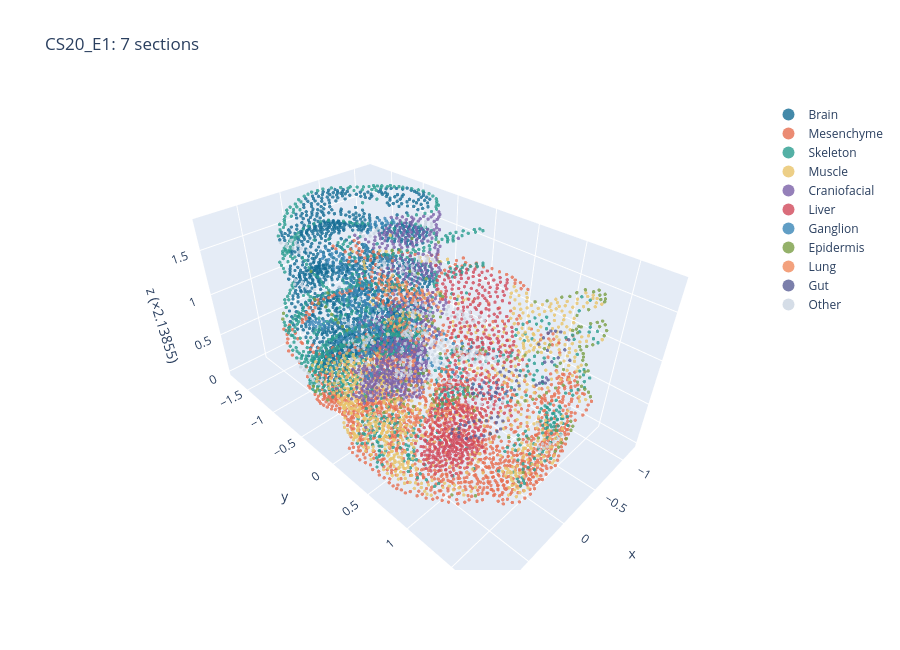

Notebook cell for this chart:
### Markdown cell above
## The stack in 3D

The stack holds every point of every section, with (x, y) in the frame of the reference section and z from the gaps. Each coupling of neighbouring sections is kept as sparse *displacement pairs*: the peak partner of every row and of every column, weighted by its mass. These pairs connect the sections. Virtual sections are cut along them, and MGW's 3D kNN graph uses them as edges between sections.

### Code cell
offsets = np.r_[0, np.cumsum([stack_red[s].n_obs for s in stack_names])]
ST = dict(
    names=stack_names, z=z_sec,
    section=np.concatenate([[s] * stack_red[s].n_obs for s in stack_names]),
    xyz=np.vstack([np.c_[reg_xy[k], np.full(len(reg_xy[k]), z_sec[k])] for k in range(n_sec)]),
    labels=np.concatenate([stack_red[s].obs["label_h"].to_numpy(str) for s in stack_names]),
    emb={"X_feat": np.vstack(feats)},
    pairs=[s3.displacement_pairs(couplings[k], offsets[k], offsets[k + 1]) for k in range(n_sec - 1)],
)
c, u, v = s3.principal_axes(ST["xyz"][:, :2])
ST["frame"] = dict(centre=c, u=u, v=v)
PALETTE = cs.class_palette(ST["labels"])
# stretch z for display when the stack is thin compared with a section (at most 4x)
z_stretch = float(np.clip(0.5 * np.ptp(ST["xyz"][:, :2], axis=0).max() / max(np.ptp(z_sec), 1e-12), 1, 4))
plot_stack_3d(ST, PALETTE, title=f"{emb_name(STACK_EMB)}: {n_sec} sections", z_stretch=z_stretch)

### Figure 1 — Plotly figure (JSON) as saved in the notebook; plotly's stock layout.template omitted (floating-point values rounded to 4 significant figures; data arrays with more than 128 entries replaced by an {"elided": "..."} marker saying what was removed)
{"data": [{"marker": {"color": "#146C94", "opacity": 0.8, "size": 2}, "mode": "markers", "name": "Brain", "type": "scatter3d", "x": {"elided": "1528 float values"}, "y": {"elided": "1528 float values"}, "z": {"elided": "1528 float values"}}, {"marker": {"color": "#E76F51", "opacity": 0.8, "size": 2}, "mode": "markers", "name": "Mesenchyme", "type": "scatter3d", "x": {"elided": "1518 float values"}, "y": {"elided": "1518 float values"}, "z": {"elided": "1518 float values"}}, {"marker": {"color": "#2A9D8F", "opacity": 0.8, "size": 2}, "mode": "markers", "name": "Skeleton", "type": "scatter3d", "x": {"elided": "1019 float values"}, "y": {"elided": "1019 float values"}, "z": {"elided": "1019 float values"}}, {"marker": {"color": "#E9C46A", "opacity": 0.8, "size": 2}, "mode": "markers", "name": "Muscle", "type": "scatter3d", "x": {"elided": "814 float values"}, "y": {"elided": "814 float values"}, "z": {"elided": "814 float values"}}, {"marker": {"color": "#7B61A8", "opacity": 0.8, "size": 2}, "mode": "markers", "name": "Craniofacial", "type": "scatter3d", "x": {"elided": "651 float values"}, "y": {"elided": "651 float values"}, "z": {"elided": "651 float values"}}, {"marker": {"color": "#D1495B", "opacity": 0.8, "size": 2}, "mode": "markers", "name": "Liver", "type": "scatter3d", "x": {"elided": "622 float values"}, "y": {"elided": "622 float values"}, "z": {"elided": "622 float values"}}, {"marker": {"color": "#3A86B7", "opacity": 0.8, "size": 2}, "mode": "markers", "name": "Ganglion", "type": "scatter3d", "x": {"elided": "234 float values"}, "y": {"elided": "234 float values"}, "z": {"elided": "234 float values"}}, {"marker": {"color": "#7A9E45", "opacity": 0.8, "size": 2}, "mode": "markers", "name": "Epidermis", "type": "scatter3d", "x": {"elided": "163 float values"}, "y": {"elided": "163 float values"}, "z": {"elided": "163 float values"}}, {"marker": {"color": "#F08A5D", "opacity": 0.8, "size": 2}, "mode": "markers", "name": "Lung", "type": "scatter3d", "x": [0.5524, 0.5098, 0.5343, 0.4644, 0.5726, 0.4489, 0.5099, 0.4209, 0.5101, 0.5415, 0.4861, 0.4656, 0.4921, 0.5118, 0.5623, 0.5444, 0.384, 0.5104, 0.3763, 0.3394, 0.4238, 0.3671, 0.4923, 0.3867, 0.4016, 0.285, 0.283, 0.5427, 0.5235, 0.3168, 0.4561, 0.5416, 0.4526, 0.3718, 0.45, 0.462, 0.4196, 0.5039, 0.3142, 0.4659, 0.4547, 0.4367, 0.454, 0.3561, 0.5149, 0.2946, 0.3591, 0.4828, 0.4077, 0.3552, 0.2905, 0.4055, 0.4291, 0.3465, 0.4052, 0.3119, 0.3789, 0.3428, 0.4677, 0.4677, 0.519, 0.5091, 0.2478, 0.3916, 0.4701, 0.3512, 0.2789, 0.4009, 0.4194, 0.4609, 0.4601, 0.3865, 0.4069, 0.5038, 0.4237, 0.2954, 0.3199, 0.4575, 0.3514, 0.4819, 0.342, 0.5512, 0.2752, 0.3708, 0.539, 0.4679, 0.3432, 0.4053, 0.3628, 0.5452, 0.4876, 0.4552, 0.4508, 0.3592, 0.3701, 0.4163, 0.4289, 0.3492, 0.3689, 0.3466, 0.4173, 0.5492, 0.419, 0.4685, 0.4854, 0.3866, 0.4451, 0.4234, 0.4854, 0.3011, 0.2865, 0.3909, 0.3801, 0.4129, 0.3883, 0.4618, 0.4954, 0.3637, 0.4982, 0.5244], "y": [0.6019, 0.6737, 0.5571, 0.4253, 0.494, 0.6506, 0.718, 0.3665, 0.4769, 0.6512, 0.5962, 0.5014, 0.5794, 0.6434, 0.5237, 0.6854, 0.5107, 0.8043, 0.3563, 0.4388, 0.7837, 0.7611, 0.694, 0.2822, 0.427, 0.3319, 0.3965, 0.5937, 0.7434, 0.5079, 0.7402, 0.4713, 0.4588, 0.6847, 0.6203, 0.8335, 0.6599, 0.5287, 0.7095, 0.3932, 0.3368, 0.5523, 0.7825, 0.4136, 0.5046, 0.6428, 0.6905, 0.7078, 0.6149, 0.4836, 0.7068, 0.4494, 0.5033, 0.7618, 0.3937, 0.5202, 0.827, 0.577, 0.3142, 0.3891, 0.5936, 0.6452, 0.6811, 0.5468, 0.4601, 0.634, 0.5632, 0.7519, 0.6871, 0.6207, 0.551, 0.3326, 0.2659, 0.2771, 0.5322, 0.5719, 0.3556, 0.181, 0.5541, 0.5724, 0.4611, 0.4113, 0.621, 0.3253, 0.567, 0.224, 0.1966, 0.4689, 0.08529, 0.5043, 0.4891, 0.7164, 0.292, 0.3826, 0.6012, 0.6493, 0.5874, 0.6544, 0.5132, 0.2745, 0.3213, 0.3512, 0.141, 0.4506, 0.3306, 0.425, 0.4904, 0.3778, 0.6422, 0.5, 0.4249, 0.7574, 0.7017, 0.2555, 0.2098, 0.4142, 0.3789, 0.145, 0.5252, 0.4544], "z": [0.6311, 0.6311, 0.6311, 0.6311, 0.6311, 0.6311, 0.6311, 0.6311, 0.6311, 0.6311, 0.6311, 1.02, 1.02, 1.02, 1.02, 1.02, 1.02, 1.02, 1.02, 1.02, 1.02, 1.02, 1.02, 1.02, 1.02, 1.02, 1.02, 1.02, 1.02, 1.02, 1.02, 1.02, 1.02, 1.02, 1.02, 1.02, 1.02, 1.02, 1.02, 1.02, 1.02, 1.02, 1.45, 1.45, 1.45, 1.45, 1.45, 1.45, 1.45, 1.45, 1.45, 1.45, 1.45, 1.45, 1.45, 1.45, 1.45, 1.45, 1.45, 1.45, 1.45, 1.45, 1.45, 1.45, 1.45, 1.45, 1.45, 1.45, 1.45, 1.45, 1.45, 1.45, 1.45, 1.769, 1.769, 1.769, 1.769, 1.769, 1.769, 1.769, 1.769, 1.769, 1.769, 1.769, 1.769, 1.769, 1.769, 1.769, 1.769, 1.769, 1.769, 1.769, 1.769, 1.769, 1.769, 1.769, 1.769, 1.769, 1.769, 1.769, 1.769, 1.769, 1.769, 1.769, 1.769, 1.769, 1.769, 1.769, 1.769, 1.769, 1.769, 1.769, 1.769, 1.769, 1.769, 1.769, 1.769, 1.769, 1.769, 1.769]}, {"marker": {"color": "#5B5F97", "opacity": 0.8, "size": 2}, "mode": "markers", "name": "Gut", "type": "scatter3d", "x": [0.08006, -0.5969, 0.04632, -0.6393, -0.6804, -0.01789, -0.7354, 0.1844, 0.3267, 0.2557, -0.008344, 0.2071, 0.3685, 0.3584, 0.03164, 0.3202, 0.2869, 0.1258, 0.4081, 0.3936, 0.3665, 0.277, -0.6805, 0.2903, 0.1239, 0.2406, 0.1685, 0.08894, -0.6661, -0.777, -0.9665, -0.01179, -0.4865, -0.5335, -0.9127, 0.04427, 0.2068, 0.2067, -0.8692, -0.1885, -0.9154, -0.7584, 0.2603, -0.0933, 0.1777, -0.1689, -0.621, 0.1542, -0.07836, -0.1154, -0.6429, -0.1731, 0.12, 0.1662, 0.0862, 0.01569, -0.1115, -0.9447, -0.6603, 0.06379, -0.2264], "y": [1.214, 1.092, 1.141, 1.099, 1.135, 1.106, 1.128, 1.187, 1.101, 0.9749, 1.168, 0.9739, 0.9308, 0.9949, 1.075, 0.9627, 1.152, 1.212, 0.956, 1.027, 1.083, 0.9407, 1.104, 1.118, 1.022, 1.166, 0.9979, 1.068, 1.015, 0.9889, 1.047, 1.24, 1.202, 1.243, 1.167, 1.208, 1.071, 0.9838, 0.9759, 1.158, 0.9734, 1.226, 1.033, 1.076, 1.16, 1.066, 1.249, 1.014, 1.236, 1.184, 1.123, 1.003, 1.163, 1.112, 1.006, 1.079, 1.016, 1.006, 1.34, 1.136, 1.096], "z": [0.6311, 0.6311, 0.6311, 0.6311, 0.6311, 0.6311, 0.6311, 0.6311, 0.6311, 0.6311, 0.6311, 0.6311, 0.6311, 0.6311, 0.6311, 0.6311, 0.6311, 0.6311, 0.6311, 0.6311, 0.6311, 0.6311, 0.6311, 0.6311, 0.6311, 0.6311, 0.6311, 0.6311, 1.02, 1.02, 1.02, 1.02, 1.02, 1.02, 1.02, 1.02, 1.02, 1.02, 1.02, 1.02, 1.02, 1.02, 1.02, 1.02, 1.02, 1.02, 1.02, 1.02, 1.02, 1.02, 1.02, 1.02, 1.02, 1.02, 1.02, 1.02, 1.02, 1.02, 1.02, 1.02, 1.02]}, {"marker": {"color": "#CBD5E1", "opacity": 0.8, "size": 2}, "mode": "markers", "name": "Other", "type": "scatter3d", "x": {"elided": "270 float values"}, "y": {"elided": "270 float values"}, "z": {"elided": "270 float values"}}], "layout": {"height": 650, "legend": {"itemsizing": "constant"}, "scene": {"aspectmode": "data", "zaxis": {"title": {"text": "z (×2.13855)"}}}, "title": {"text": "CS20_E1: 7 sections"}}}
